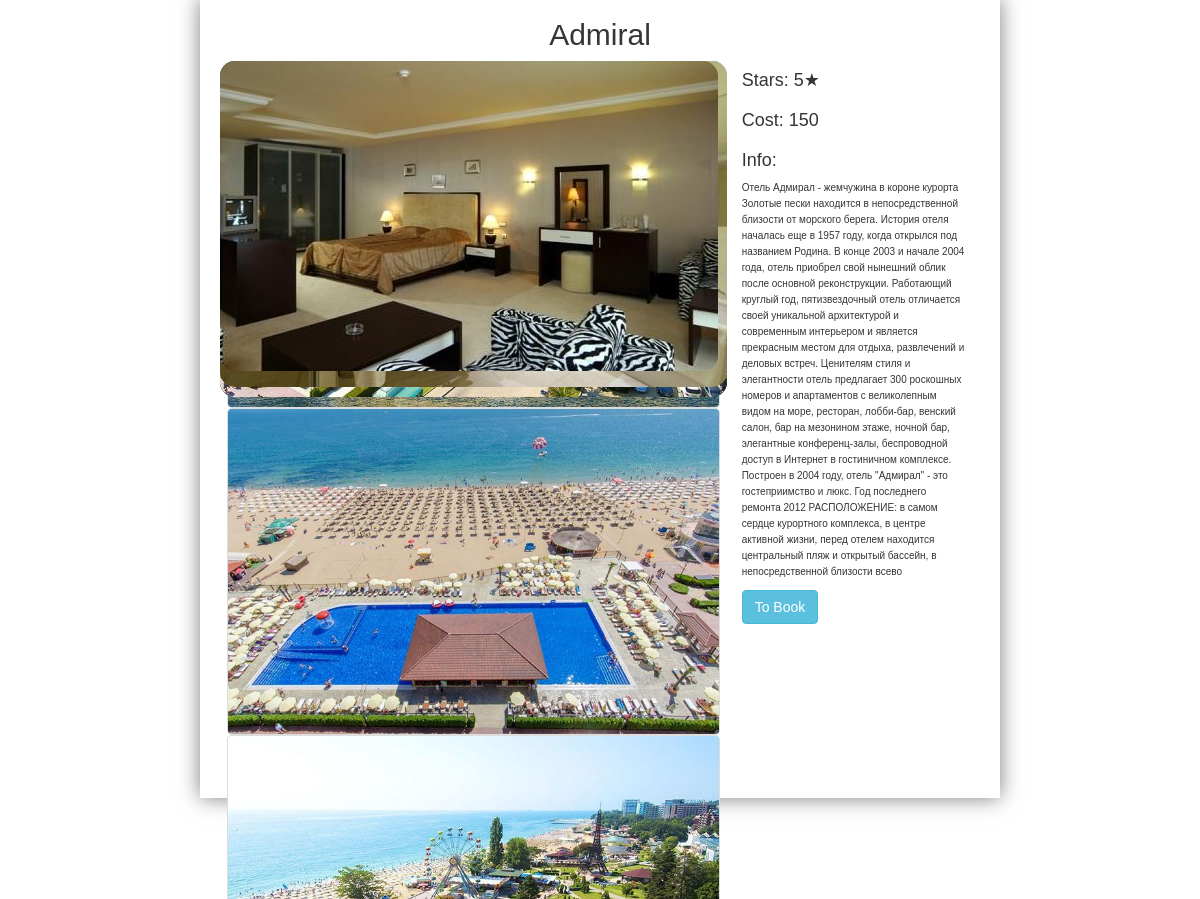
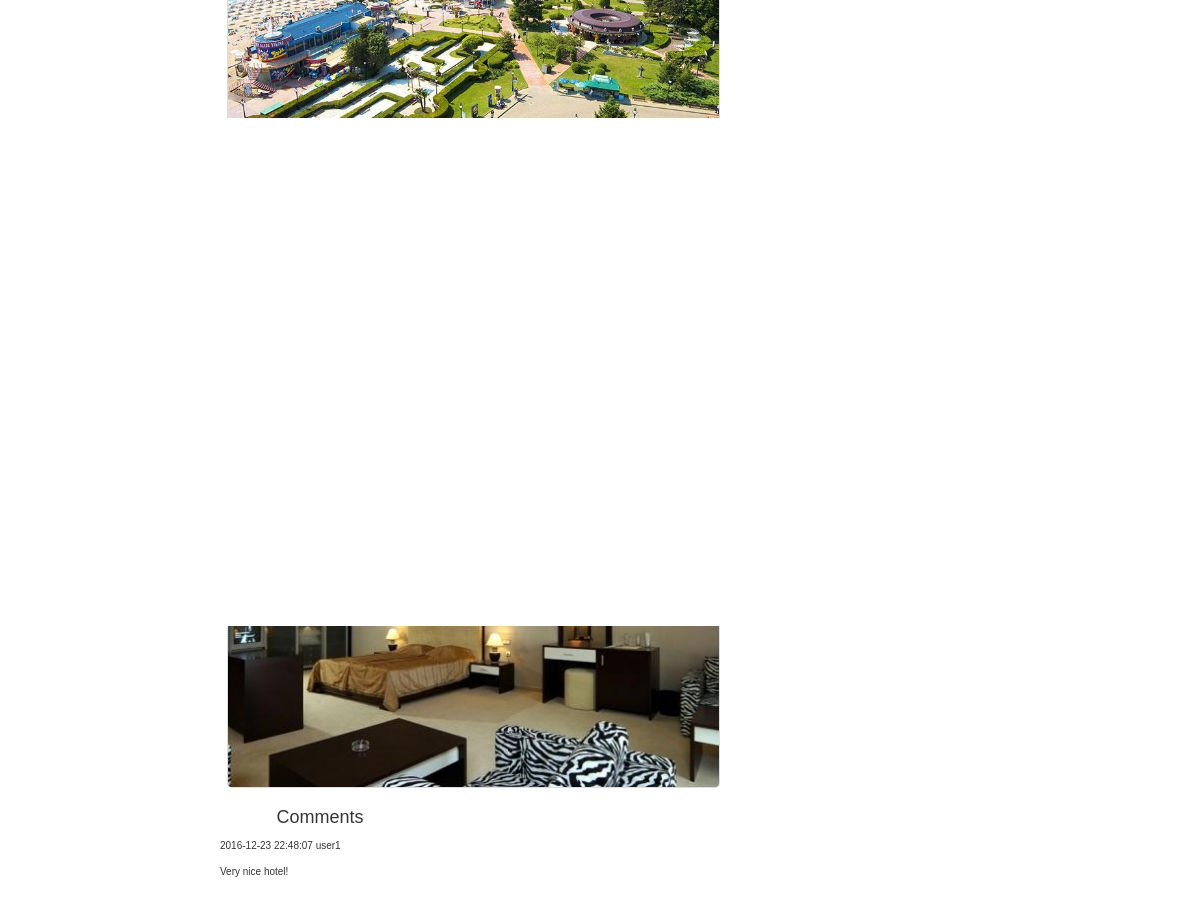
The app's page /pages/hotelinfo2.php?hid=2 with its own data (2 pictures, top to bottom).
### tables this page shows
CREATE TABLE IF NOT EXISTS `Hotels` (
  `id` int(11) NOT NULL,
  `hotel` varchar(64) DEFAULT NULL,
  `cityid` int(11) DEFAULT NULL,
  `countryid` int(11) DEFAULT NULL,
  `stars` int(11) DEFAULT NULL,
  `cost` int(11) DEFAULT NULL,
  `info` varchar(1024) DEFAULT NULL
);

CREATE TABLE IF NOT EXISTS `Images` (
  `id` int(11) NOT NULL,
  `imagepath` varchar(255) DEFAULT NULL,
  `hotelid` int(11) DEFAULT NULL
);

CREATE TABLE IF NOT EXISTS `Comments` (
  `id` int(11) NOT NULL,
  `userid` int(11) DEFAULT NULL,
  `hotelid` int(11) DEFAULT NULL,
  `login` varchar(32) DEFAULT NULL,
  `text` varchar(1024) NOT NULL,
  `datein` datetime DEFAULT NULL
);

### pages/hotelinfo2.php (the view, shortened to what this page needs)
<!DOCTYPE html>
<html lang="en">
<head>
    <link href="../CSS/bootstrap.min.css" rel="stylesheet">
    <link href="../CSS/style.css" rel="stylesheet">
    <link rel="stylesheet" href="../slick/slick.css">
    <link rel="stylesheet" href="../slick/slick-theme.css">
    <link rel="stylesheet" href="../CSS/carousel.css">
</head>
    <body>
    <div class="container-fluid main">
        <div class="col-lg-2 col-md-1 col-sm-1 col-xs-1">
        </div>
        <div class="col-lg-8 col-md-10 col-sm-10 col-xs-10">
            <div class="container-fluid content">
                <?php
                include_once('footer.php');
                ?>
                <p><h2 align="center">
                        <?php
                        $hid=$_GET['hid'];
                        $sel2='select*from hotels where id='.$hid;
                        $res2=mysql_query($sel2);
                        $row2=mysql_fetch_array($res2, MYSQL_ASSOC);
                        echo $row2['hotel'];
                        ?>
                    </h2>
                </p>
                <div class="container-fluid" style="height: auto; margin-left: 20px; margin-right: 20px">
                    <div class="col-lg-8 col-md-8 col-sm-8">
                        <div class="container car1" align="left">
                        <div class="sl">
                            <?php
                                $hid=$_GET['hid'];
                                $sel1='select*from images where hotelid='.$hid;
                                $res1=mysql_query($sel1);
                                while ($row1=mysql_fetch_array($res1, MYSQL_ASSOC))
                                {
                                    echo '<div class="sl__slide">';
                                    echo '<img src="'.$row1['imagepath'].'" class="sl__img">';
                                    echo '</div>';
                                }
                            ?>
                        </div>
                        <div class="sl2">
                            <?php
                                $hid=$_GET['hid'];
                                $sel1='select*from images where hotelid='.$hid;
                                $res1=mysql_query($sel1);
                                while ($row1=mysql_fetch_array($res1, MYSQL_ASSOC))
                                {
                                    echo '<div class="sl2__slide">';
                                    echo '<img src="'.$row1['imagepath'].'">';
                                    echo '</div>';
                                }
                            ?>
                        </div>
                    </div>
                    </div>
                    <div class="col-lg-4 col-md-4 col-sm-4">
                        <div class="container tab1">
                            <?php
                                $hid=$_GET['hid'];
                                $sel2='select*from hotels where id='.$hid;
                                $res2=mysql_query($sel2);
                                $row2=mysql_fetch_array($res2, MYSQL_ASSOC);
                                echo '<table class="tabinf">';
                                echo '<tr>';
                                echo '<td><h4>Stars: </h4></td>';
                                echo '<td style="padding-left: 5px"><h4>'.$row2['stars'].'&#9733;</h4></td>';
                                echo '</tr>';
                                echo '<tr>';
                                echo '<td><h4>Cost: </h4></td>';
                                echo '<td><h4>'.$row2['cost'].'</h4></td>';
                                echo '</tr>';
                                echo '</table>';
                                echo '<p><h4 align="left">Info:</h4><font size="1" face="Arial"> '.$row2['info'].'</font><p>';
                            ?>
                        </div>
                        <input type="submit" name="book" value="To Book" class="btn btn-info">
                    </div>
                </div>
                <div class="comments">
                    <p><h4 align="center">Comments</h4></p>
                    <?php
                        $hid=$_GET['hid'];
                        $sel3='select*from Comments where id='.$hid;
                        $res3=mysql_query($sel3);
                        $row3=mysql_fetch_array($res3, MYSQL_ASSOC);
                        echo '<div class="comment">';
                        echo '<p>'.$row3['datein'].'&nbsp;'.$row3['login'].'</p>';
                        echo $row3['text'];
                        echo '</div>';
                    ?>
                </div>
            </div>
        </div>
        <div class="col-lg-2 col-md-1 col-sm-1 col-xs-1">
        </div>
    </div>
    </body>
</html>

### pages/footer.php
<div class="jumbofooter" align="bottom">
    <p align="center">We are the best of this business!</p>
</div>

### CSS/style.css (style rules this page uses)
html,body { height:100%; }
body { background: url("../images/bgs/bg6.jpg") no-repeat top left fixed; background-size: cover; }
.container-fluid,.col-lg-2,.col-lg-8,.row { height:100%; padding-right: 0; padding-left: 0; }
.jumbofooter { position: absolute; bottom: 0px; padding-top: 0px; padding-bottom: 0px; margin-bottom: 0px; color: blue; width: 100%; }
.content { height: 100%; background-color: white; background-size: cover; opacity: 1; top: 0; left: 0; bottom: 0; right: 0; position:absolute; z-index: -1; box-shadow: 0 0 20px rgba(0,0,0,0.5); }
.main { min-width: 100%; min-height: 100%; }
.container.tab1 { padding-right: 0; padding-left: 0; margin-right: 0; margin-left: 0; width: 100%; }
.container.car1 { padding-right: 0; padding-left: 0; margin-right: 0; margin-left: 0; max-width:100%; }
.tabinf { background:white; }
.comments { margin-top: 20px; margin-left: 20px; max-width: 200px; }

### CSS/carousel.css (style rules this page uses)
html { -ms-text-size-adjust:100%;-webkit-text-size-adjust:100% }
body { margin:0 }
img { border-style:none }
button,input,select,textarea { font:inherit;margin:0 }
button,input { overflow:visible }
[type=reset],[type=submit],button,html [type=button] { -webkit-appearance:button }
body { font: 1em/1.6em sans-serif; color: #353535; }
.content { position:static; z-index: -50; }
.main { max-width: 500px; }
.sl__slide { overflow: auto; margin: auto; position: absolute; top: 0; left: 0; bottom: 0; right: 0; }
.sl__slide img { border-radius: 15px; overflow: auto; margin: auto; top: 0; left: 0; bottom: 0; right: 0; }
.sl2 { margin: 20px 0 0; }
.sl2__slide { margin: 0 7px; outline: none; }
.sl2__slide img { padding: 1px; background: #ddd; border-radius: 5px; cursor:pointer; -webkit -transition: background .3s; -o -transition: background .3s; transition: background .3s; }
img { max-width: 100%; height: auto; }

### records on screen
hotels: hotel "Admiral", stars "5", cost "150", info "Отель Адмирал - жемчужина в короне курорта Золотые пески находится в непосредственной близости от морского берега. История отеля началась еще в 1957 году, когда открылся под названием Родина. В конце 2003 и начале 2004 года, отель приобрел свой нынешний облик после основной реконструкции. Работающий круглый год, пятизвездочный отель отличается своей уникальной архитектурой и современным интерьером и является прекрасным местом для отдыха, развлечений и деловых встреч. Ценителям стиля и элегантности отель предлагает 300 роскошных номеров и апартаментов с великолепным видом на море, ресторан, лобби-бар, венский салон, бар на мезонином этаже, ночной бар, элегантные конференц-залы, беспроводной…"
images: imagepath (picture)
images: imagepath (picture)
images: imagepath (picture)
images: imagepath (picture)
comments: datein "2016-12-23 22:48:07", login "user1", text "Very nice hotel!"
